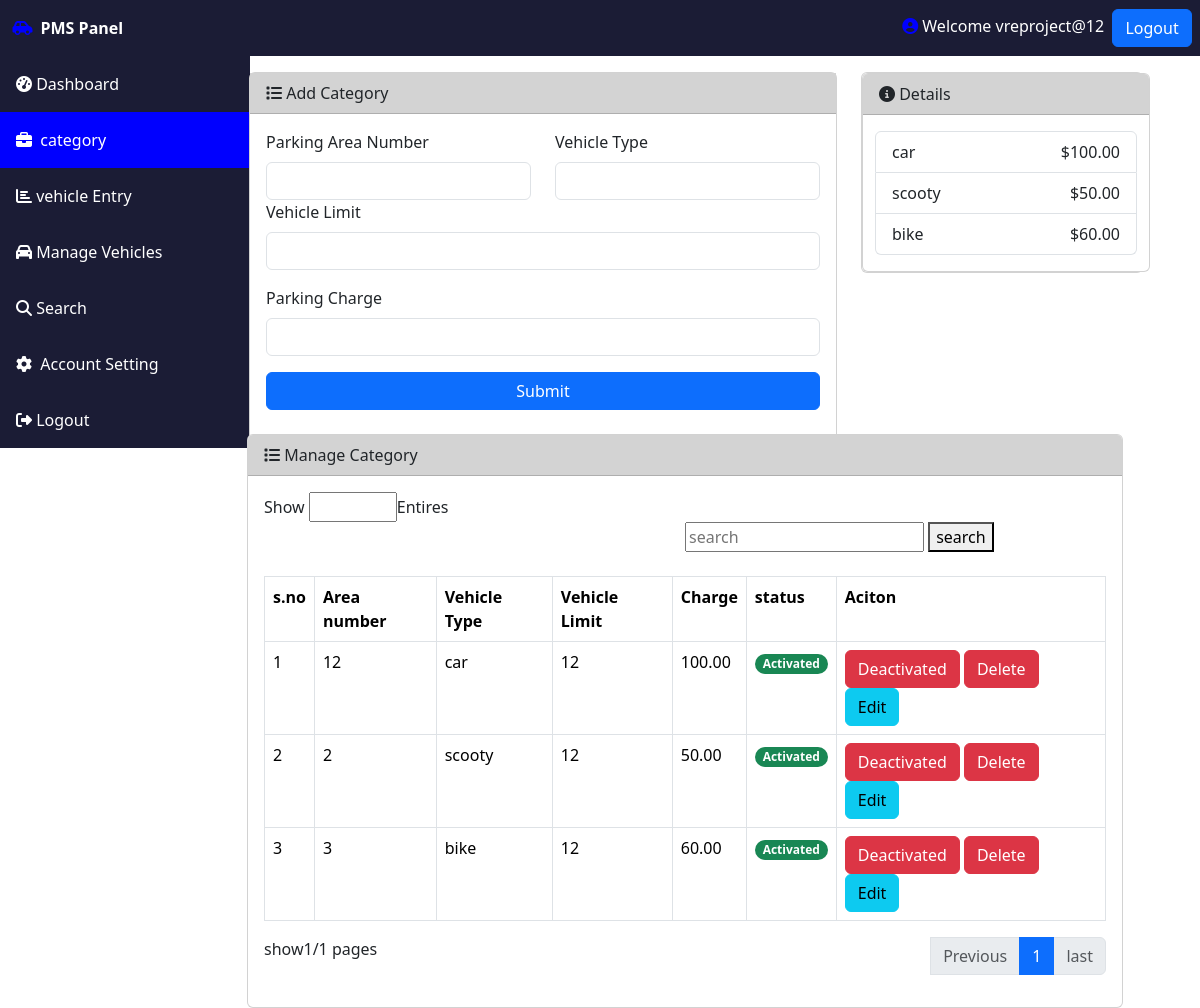
/categorymodule (signed in), run on the app's committed database.
### application1/models.py (models this page shows, shortened)
class add_category(models.Model):
    parkingareanumber=models.CharField(max_length=100)
    vehicletype=models.CharField(max_length=100)
    vehiclelimit=models.IntegerField()
    parkingharge=models.DecimalField(max_digits=10,decimal_places=2)
    status=models.BooleanField(default=True)
    doc=models.DateTimeField(default=datetime.now)

### application1/views.py (the view, shortened to what this page needs)
# urls.py: path('categorymodule',views.add_category1,name="addcategory"),
@login_required
def add_category1(req):
    data=add_category.objects.all()
    page = Paginator(data, 3)
    page_list = req.GET.get('page')
    page = page.get_page(page_list)
    context = {
            'data': data,
            'page':page,
        }
    return render(req, 'categorymodule.html', context)

### application1/templates/categorymodule.html (shortened to what this page needs)
{% extends 'base.html' %}
{% block content %}
    <div class="col-6" style="margin-left:-25px;">
      <div class="card mt-3">
       <form action="{% url 'addcategory' %}" method="POST">
        <div class="card-header" style="background-color: lightgrey;">
            <i class="fa-solid fa-list"></i>
          Add Category
        </div>
        <div class="card-body">
            <div class="row mb-3">
              <div class="col">
                <label for="" class="form-label">
                  Parking Area Number
                </label>
                <input type="text" class="form-control" name="parkingareano" required >
              </div>
              <div class="col">
                <label for="" class="form-label">
                 Vehicle Type
                </label>
                <input type="text" class="form-control" required name="vehicletype">
              </div>
              <div class="mb-3">
                  <label for="" class="form-label">
                    Vehicle Limit
                  </label>
                  <input type="text" class="form-control" required name="vehiclelimit">
              </div>
              <div class=" mb-3">
                  <label for="" class="form-label">
                    Parking Charge
                  </label>
                  <input type="text" class="form-control"  required name="parkingcharge">
              </div>
              <div class="d-grid mb-2">
                <input class="btn btn-primary" type="submit">
              </div>
            </div>
        </div>
        </form>
      </div>
    </div>
    <div class="col-3" >
      <div class="">
        <div class="card mt-3 ">
          <div class="card" style="width: 18rem;">
            <div class="card-header" style="background-color: lightgrey;">
                <i class="fa-solid fa-circle-info"></i>
              Details
            </div>
          <div class="container">
            <ul class="list-group list-group-bordered mt-3 mb-3">
                {% for category in data %}
              <li class="list-group-item d-flex justify-content-between">
                <span>{{ category.vehicletype }}</span>
                <span>${{category.parkingharge}}</span>
              </li>
                {% endfor %}
            </ul>
          </div>
          </div>
        </div>
      </div>
    </div>
  <div class="row " style="margin-left:-65px; margin-top:-30px;" >
    <div class="col-9 offset-3" >
    <div class="card">
      <div class="card-header" style="background-color: lightgrey;">
          <i class="fa-solid fa-list"></i>
        Manage Category
      </div>
      <div class="card-body">
        <div class="mb-3">
          <label for="" style="mt-3">
              Show
          </label>
          <input type="number" name="" id="" min="1" max="10">Entires
          <form style="display:inline" action="{% url 'categorysearch' %}" method="GET">
              <input type="search" name="query" placeholder="search" class="offset-6">
           <button type="submit">search</button>
        </form>
        </div>
        <div class="row mt-4">
          <div class="col">
            <table class="table table-bordered">
              <tr>
                <th>s.no</th>
                <th>Area number</th>
                <th>Vehicle Type</th>
                <th>Vehicle Limit</th>
                <th>Charge</th>
                <th>status</th>
                <th>Aciton</th>
              </tr>
                {% for x in data %}
              <tr>
                <td>{{forloop.counter}}</td>
                <td>{{x.parkingareanumber}}</td>
                <td>{{x.vehicletype}}</td>
                <td>{{x.vehiclelimit}}</td>
                <td>{{x.parkingharge}}</td>
                <td>
                    {% if x.status %}
                  <span class='badge text-bg-success rounded-pill'>Activated</span>
                  {% else %}
                    <span class="badge text-bg-danger rounded-pill">Deactivated</span>
                  {% endif %}
                </td>
                <td>
                    {% if x.status %}
                    <a  href="{% url 'danger'  x.id %}">
                        <button class="btn btn-danger" type="button">Deactivated
                        </button>
                    </a>
                    {% else %}
                    <a href="{% url 'success' x.id %}">
                        <button class="btn btn-primary" type="button">Activated
                        </button>
                    </a>
                    {% endif %}
                     <a href="{% url 'confirm_delete' x.id %}">
                            <button class="btn btn-danger">
                                Delete
                            </button>
                        </a>
                      <a href="{% url 'edit' x.id %}">
                          <button class="btn btn-info">
                              Edit</button>
                    </a>
                </td>
            </tr>
                {% endfor %}
            </table>
              <div class="d-flex justify-content-between">
            <label for="">
              <p> show{{page.number }}/{{page.paginator.num_pages}} pages</p>
            </label>
            <nav aria-label="Page navigation example">
                      <ul class="pagination">
                        <li class="page-item">
                            {% if page.has_previous %}
                            <a class="page-link" href="?page={{page.previous_page_number}}">Previous</a>
                            {% else %}
                            <li class="page-item disabled"><span class="page-link">Previous</span></li>
                            {% endif %}
                        </li>
                        {% for num_page in page.paginator.page_range %}<br/>
                          {% if page.number == num_page %}
                        <li class="page-item active"><a class="page-link" href="{% url 'categorymodule' %}?page={{num_page}}">{{num_page}}</a></li>
                          {% else %}
                           <li class="page-item "><a class="page-link" href="{% url 'categorymodule' %}?page={{num_page}}">{{num_page}}</a></li>
                          {% endif %}
                          <br/>
                          {% endfor %}
                        <li class="page-item">
                            {%  if page.has_next %}<a class="page-link" href="{%  url 'categorymodule' %}?page={{page.next_page_number}}">Next</a>
                            {% else %}
                             <li class="page-item disabled"><span class="page-link">last</span></li>
                        {% endif %}
                        </li>
                      </ul>
                    </nav>
            </div>
          </div>
        </div>
        </div>
    </div>
    </div>
  </div>
{% endblock %}

### application1/templates/base.html (shortened to what this page needs)
<!doctype html>
<html lang="en">
{% load static %}
  <head>
    <link
      href="https://cdn.jsdelivr.net/npm/bootstrap@5.3.2/dist/css/bootstrap.min.css"
      rel="stylesheet"
    />
  </head>
  <body>
  <header>
             <nav class="navbar navbar-expand-lg navbar-light navbarcolor " style="background-color: rgb(27, 28, 53);">
            &nbsp;&nbsp;&nbsp;<i class="fa-solid fa-car-side" style="color: blue;"></i>
              <div class="collapse navbar-collapse" id="navbarSupportedContent">
                <ul class="navbar-nav me-auto mb-2 mb-lg-0">
                  <li class="nav-item">
                    <a class="nav-link active" aria-current="page" href="#" style="color:white;"><b>PMS Panel</b></a>
                  </li>
                </ul>
                <form class="d-flex" role="search">
                  <span>
                  <i class="fa-solid fa-circle-user " style="color: blue;" ></i>
                  <label style="color:white;">Welcome {{user.username}}</label>&nbsp;
                      <a href="{% url 'loginpage' %}">
                              <input type="button"  class="btn btn-primary" value="Logout">
                      </a>
                  </span>
                </form>
              </div>
          </nav>
  </header>
  <main>
      <div class="row " >
        <div class="col-3 " style="margin-left:-32px;">
          <div class="side-bar" >
                        <ul>
                            <li  class="p-3 sidebarstyle {% if request.path == '/dashboard' %}hovercolor{% endif %}"><i class="fas fa-tachometer-alt"></i><a href="{% url 'dashboard' %}" style="text-decoration:none; color:white;">&nbsp;Dashboard</a>  </li>
                            <li  class="p-3 sidebarstyle {% if request.path == '/categorymodule' %}hovercolor{% endif %}"><i class="fas fa-briefcase"></i><a href="{% url 'categorymodule' %}" style="text-decoration:none; color:white;">  &nbsp;category</a></li>
                            <li  class="p-3 sidebarstyle {% if request.path == '/vehicleentry' %}hovercolor{% endif %} "><i class="fas fa-chart-bar"></i><a href="{% url 'vehicleentry' %}" style="text-decoration:none; color:white;">&nbsp;vehicle Entry</a></li>
                            <li  class="p-3 sidebarstyle {% if request.path == '/managevehicle' %}hovercolor{% endif %} "><i class="fa-solid fa-car"></i><a href="{% url 'managevehicle' %}" style="text-decoration:none; color:white;">&nbsp;Manage Vehicles</a></li>
                            <li class="p-3 sidebarstyle {% if request.path == '/parkingstatus' %}hovercolor{% endif %} "> <i class="fa-solid fa-magnifying-glass"></i><a href="{% url 'parkingstatus' %}" style="text-decoration:none; color:white;">&nbsp;Search</a></li>
                            <li  class="p-3 sidebarstyle {% if request.path == '/reset' %}hovercolor{% endif %} "><i class="fas fa-cog"></i><a href="{% url 'reset' %}" style="text-decoration:none; color:white;"> &nbsp;Account Setting</a></li>
                            <li  class="p-3 sidebarstyle {% if request.path == '/loginform' %}hovercolor{% endif %} "> <i class="fas fa-sign-out-alt"></i><a href="{% url 'logout' %}" style="text-decoration:none; color:white;">&nbsp;Logout</a></li>
                        </ul>
                    </div>
             </div>
          {% block content %} {% endblock %}
      </div>
    </main>
  </body>
</html>

### data on the page
add_category: vehicletype "car", parkingharge "100.00", parkingareanumber "12", vehiclelimit "12", status "Activated"
add_category: vehicletype "scooty", parkingharge "50.00", parkingareanumber "2", vehiclelimit "12", status "Activated"
add_category: vehicletype "bike", parkingharge "60.00", parkingareanumber "3", vehiclelimit "12", status "Activated"

### other printed values
{{ user.username }} "vreproject@12"
{{ page.number }} "1"
{{ page.paginator.num_pages }} "1"
{{ num_page }} "1"
